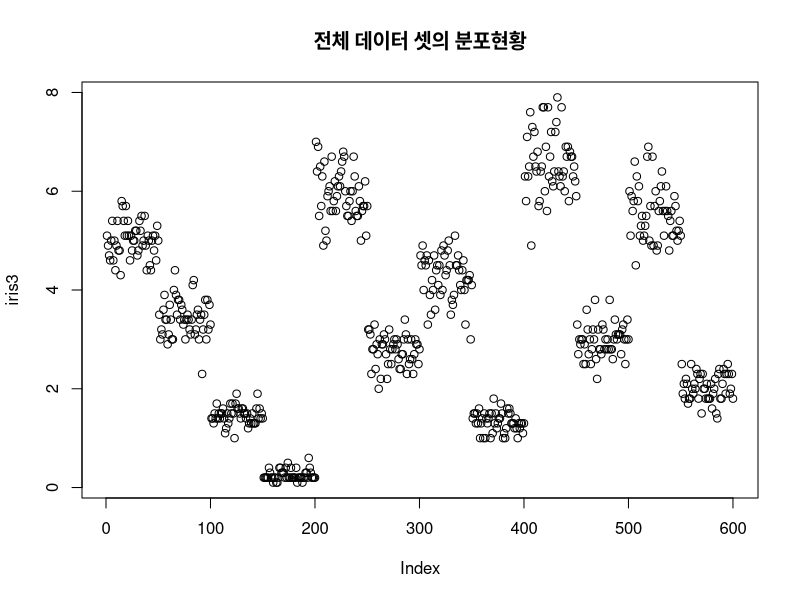
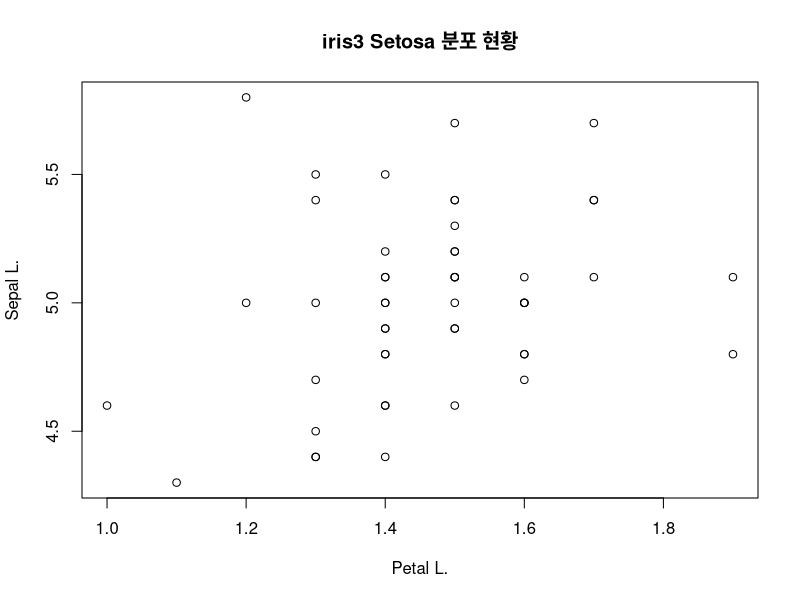
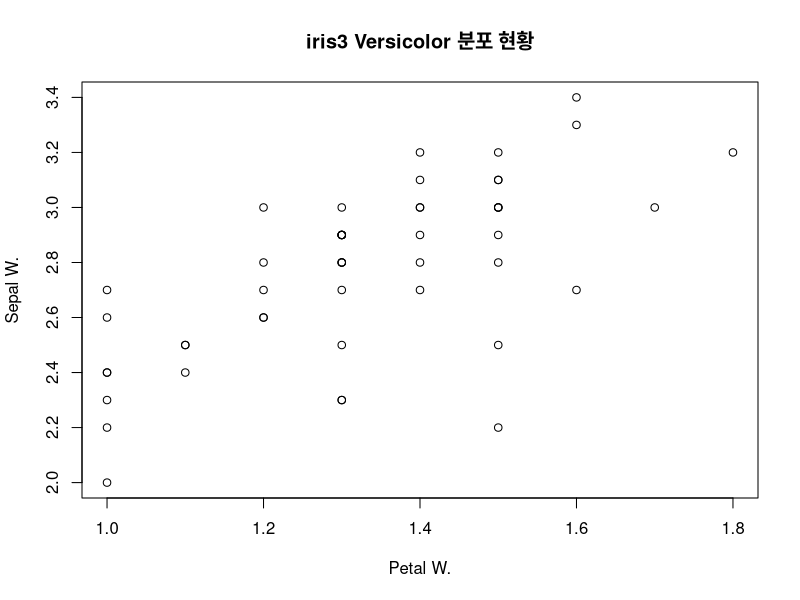
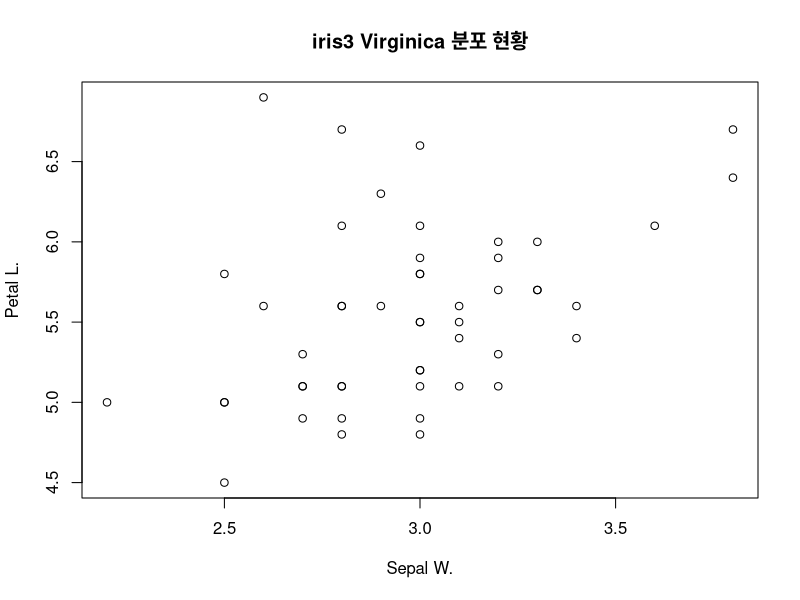
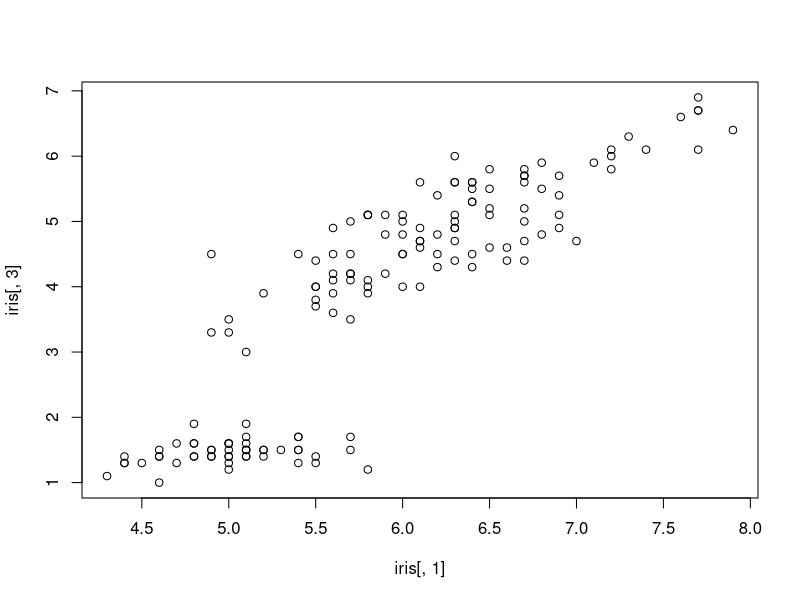
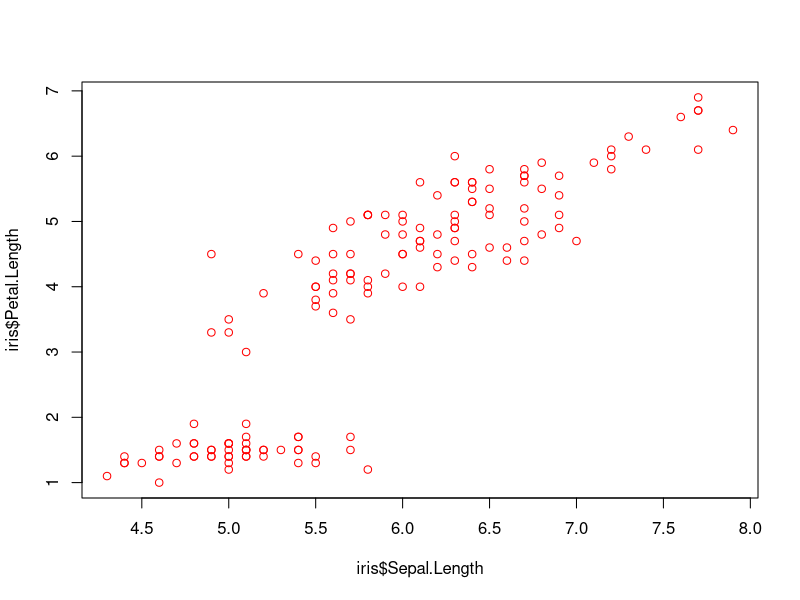
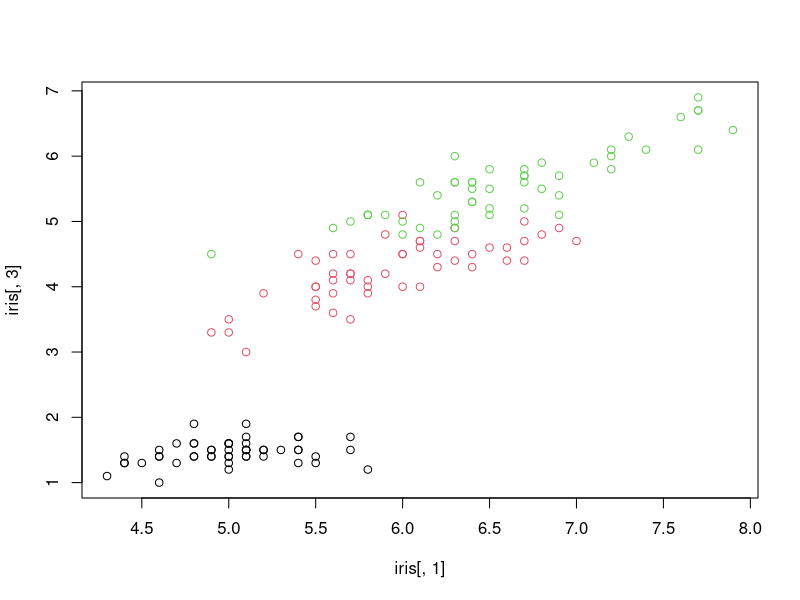
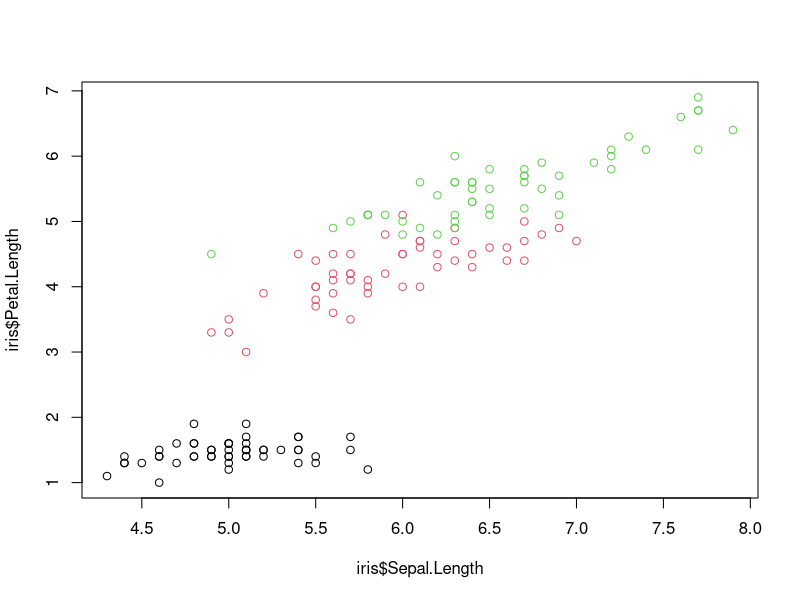

Generate these figures, in order, with R:
# Chapter 05
# 연습문제
# Q1.
data("iris3") # 3차원 배열 

# 조건 1|
attributes(iris3) # iris3 data set columns 확인

# 조건 2|
str(iris3) # iris3 structure 확인 

# 조건 3|
plot(iris3, main = "전체 데이터 셋의 분포현황")
plot(iris3[,c(3,1), 1], main = "iris3 Setosa 분포 현황")
plot(iris3[,c(4,2), 2], main = "iris3 Versicolor 분포 현황")
plot(iris3[,c(2,3), 3], main = "iris3 Virginica 분포 현황")


# Q2.
# 조건 1|
plot(iris[,1], iris[,3])
plot(iris$Sepal.Length, iris$Petal.Length, col = "red")

# 조건 2|
plot(iris[, 1], iris[,3], col=iris[,5])
names(iris)
plot(iris$Sepal.Length, iris$Petal.Length, col = iris$Species)

# 조건 3|
plot(iris$Sepal.Length, iris$Petal.Length, col = iris$Species)
title(main = "iris 데이터 테이블 산포도 차트")

# 조건 4|
getwd()
setwd("C:/Rwork/output")
jpeg("iris.jpg", width = 720, height = 480)
plot(iris$Sepal.Length, iris$Petal.Length, col = iris$Species)
title(main = "iris 데이터 테이블 산포도 차트")
dev.off() # 작업 종료 후 사진 저장 완료
